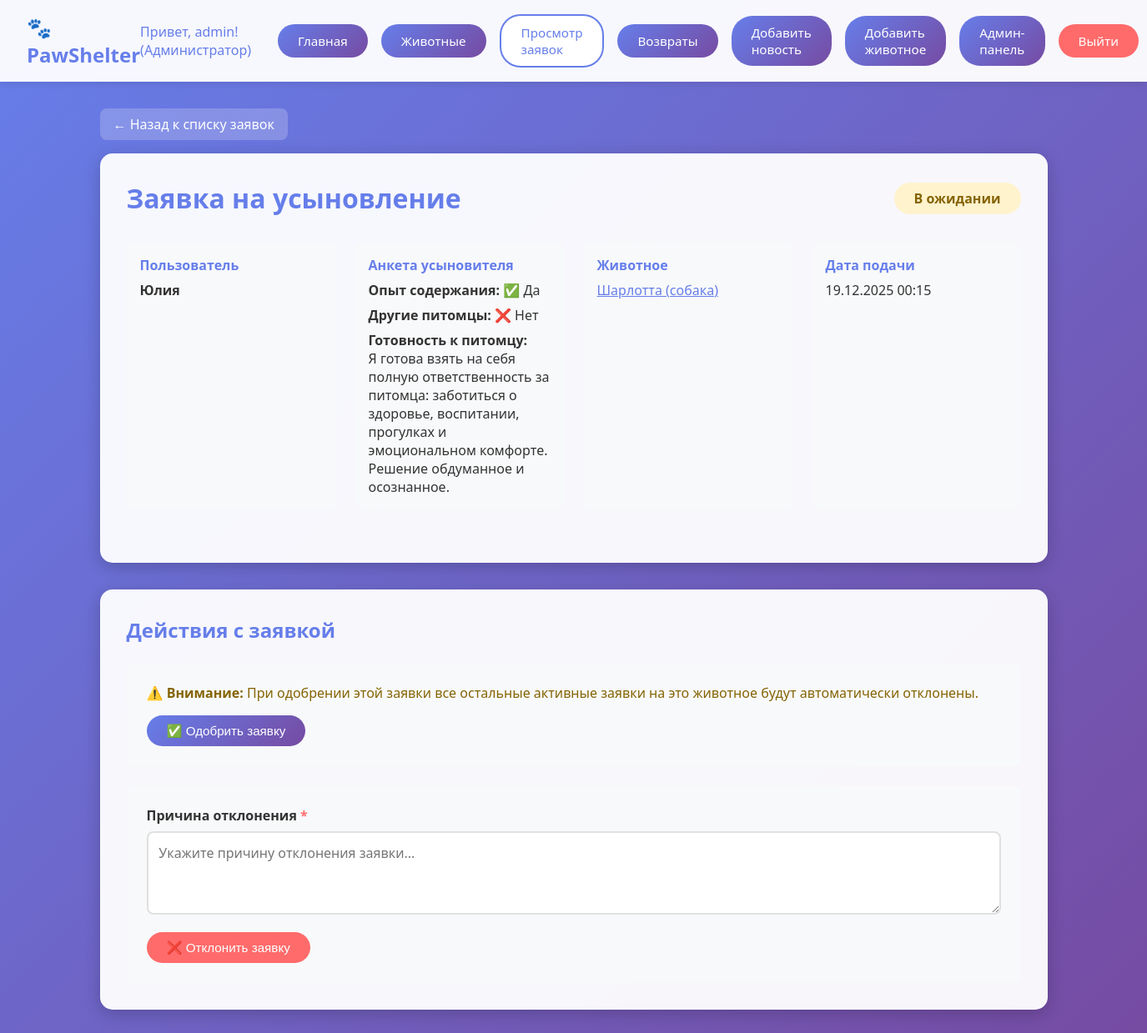
Screenshot of /adoptions/10/ (signed in) with the database file from the repository.
### users/models.py (models this page shows, shortened)
class CustomUser(AbstractUser):
    ROLE_CHOICES = [
        ('admin', 'Администратор'),
        ('volunteer', 'Волонтёр'),
        ('adopter', 'Усыновитель')
    ]
    role = models.CharField("Роль", max_length=20, choices=ROLE_CHOICES, default='adopter')
    has_experience = models.BooleanField("Есть опыт содержания животных", default=False)
    has_other_pets = models.BooleanField("Есть другие питомцы", default=False)
    ready_for_pet = models.CharField("Готовность к питомцу", max_length=255, blank=True, null=True)
    slug = models.SlugField("Ссылка (slug)", max_length=100, unique=True, blank=True)
    created_at = models.DateTimeField("Дата регистрации", auto_now_add=True)
    class Meta:
        verbose_name = "Пользователь"
        verbose_name_plural = "Пользователи"
        ordering = ['username']

### adoptions/models.py (models this page shows, shortened)
class Adoption(models.Model):
    STATUS_CHOICES = [
        ('pending', 'В ожидании'),
        ('approved', 'Одобрено'),
        ('rejected', 'Отклонено'),
        ('returned', 'Возвращено')
    ]
    user = models.ForeignKey(CustomUser, verbose_name="Пользователь", related_name='adoptions', on_delete=models.CASCADE)
    animal = models.ForeignKey(Animal, verbose_name="Животное", related_name='adoptions', on_delete=models.CASCADE)
    status = models.CharField("Статус", max_length=20, choices=STATUS_CHOICES, default='pending')
    submitted_at = models.DateTimeField("Дата подачи заявки", auto_now_add=True)
    rejection_reason = models.TextField("Причина отклонения", blank=False)  # обязательно
    class Meta:
        verbose_name = "Заявка на усыновление"
        verbose_name_plural = "Заявки на усыновление"
        unique_together = ('user', 'animal')

### animals/models.py (models this page shows, shortened)
class Animal(models.Model):
    STATUS_CHOICES = [
        ('in_shelter', 'В приюте'),
        ('adopted', 'Усыновлено')
    ]
    name = models.CharField("Имя", max_length=100)
    species = models.CharField("Вид", max_length=50)
    breed = models.CharField("Порода", max_length=100, blank=True, null=True)
    age_years = models.PositiveIntegerField("Возраст (годы)", default=0)
    age_months = models.PositiveIntegerField("Возраст (месяцы)", default=0)
    health_status = models.TextField("Состояние здоровья")
    description = models.TextField("Описание/характер", blank=True, null=True)
    status = models.CharField("Статус", max_length=20, choices=STATUS_CHOICES, default='in_shelter')
    created_at = models.DateTimeField("Дата добавления", auto_now_add=True)
    slug = models.SlugField("Ссылка (slug)", max_length=120, unique=True, blank=True)
    class Meta:
        verbose_name = "Животное"
        verbose_name_plural = "Животные"
        ordering = ['name']

### adoptions/views.py (the view, shortened to what this page needs)
# urls.py: path("adoptions/<int:pk>/", adoption_detail, name="adoption_detail"),
@login_required
def adoption_detail(request, pk):
    adoption = get_object_or_404(Adoption, pk=pk)
    if request.user.role not in ['admin', 'volunteer'] and adoption.user != request.user:
        messages.error(request, 'У вас нет доступа к этой заявке')
        return redirect('home')
    has_return = hasattr(adoption, 'return_record')
    return render(request, 'adoptions/detail.html', {
        'adoption': adoption,
        'is_admin': request.user.role == 'admin',
        'user': request.user,
        'has_return': has_return
    })

### adoptions/templates/adoptions/detail.html (shortened to what this page needs)
{% extends 'animals/base.html' %}
{% block content %}
<a href="{% url 'adoption_list' %}" class="back-link">← Назад к списку заявок</a>
<div class="adoption-detail">
    <div class="adoption-header">
        <h1 class="adoption-title">Заявка на усыновление</h1>
        <span class="status-badge status-{{ adoption.status }}">
            {{ adoption.get_status_display }}
        </span>
    </div>
    <div class="adoption-info">
        <div class="info-block">
            <div class="info-label">Пользователь</div>
            <div class="info-value">
                <strong>{{ adoption.user.username }}</strong><br>
            </div>
        </div>
        {% if adoption.user.role == 'adopter' %}
            <div class="info-block">
                <div class="info-label">Анкета усыновителя</div>
                <div class="info-value">
                    <div style="margin-bottom: 0.5rem;">
                        <strong>Опыт содержания:</strong>
                        {% if adoption.user.has_experience %}✅ Да{% else %}❌ Нет{% endif %}
                    </div>
                    <div style="margin-bottom: 0.5rem;">
                        <strong>Другие питомцы:</strong>
                        {% if adoption.user.has_other_pets %}✅ Да{% else %}❌ Нет{% endif %}
                    </div>
                    {% if adoption.user.ready_for_pet %}
                        <div>
                            <strong>Готовность к питомцу:</strong><br>
                            {{ adoption.user.ready_for_pet }}
                        </div>
                    {% endif %}
                </div>
            </div>
        {% endif %}
        <div class="info-block">
            <div class="info-label">Животное</div>
            <div class="info-value">
                <a href="{% url 'animal_detail' adoption.animal.slug %}" style="color: #667eea;">
                    {{ adoption.animal.name }} ({{ adoption.animal.species }})
                </a>
            </div>
        </div>
        <div class="info-block">
            <div class="info-label">Дата подачи</div>
            <div class="info-value">{{ adoption.submitted_at|date:"d.m.Y H:i" }}</div>
        </div>
    </div>
</div>
{% if user.role == 'admin' %}
    <div class="actions-section">
        <h2 style="color: #667eea; margin-bottom: 1rem;">Действия с заявкой</h2>
        {% if adoption.status == 'pending' %}
            <form method="post" class="action-form">
                <p style="color: #856404; margin-bottom: 1rem;">
                    <strong>⚠️ Внимание:</strong> При одобрении этой заявки все остальные активные заявки на это животное будут автоматически отклонены.
                </p>
                <button type="submit" class="btn btn-primary">✅ Одобрить заявку</button>
            </form>
            <form method="post" class="action-form">
                <div class="form-group">
                    <label for="rejection_reason">Причина отклонения <span style="color: #ff6b6b;">*</span></label>
                    <textarea id="rejection_reason" name="rejection_reason" required placeholder="Укажите причину отклонения заявки..."></textarea>
                </div>
                <div class="form-actions">
                    <button type="submit" class="btn btn-danger">❌ Отклонить заявку</button>
                </div>
            </form>
        {% endif %}
    </div>
{% endif %}
{% endblock %}

### animals/templates/animals/base.html (shortened to what this page needs)
<!DOCTYPE html>
<html lang="ru">
<head>
</head>
<body>
    <nav class="navbar">
        <h1>🐾 PawShelter</h1>
        <div class="nav-buttons">
            {% if user.is_authenticated %}
                {% with current_url=request.resolver_match.url_name %}
                <span class="user-info">Привет, {{ user.username }}! ({{ user.get_role_display }})</span>
                <a href="{% url 'home' %}" class="btn {% if current_url == 'home' %}btn-active{% else %}btn-primary{% endif %}">Главная</a>
                <a href="{% url 'animal_list' %}" class="btn {% if current_url == 'animal_list' or current_url == 'animal_detail' or current_url == 'edit_animal' %}btn-active{% else %}btn-primary{% endif %}">Животные</a>
                <a href="{% url 'adoption_list' %}" class="btn {% if current_url == 'adoption_list' or current_url == 'adoption_detail' %}btn-active{% else %}btn-primary{% endif %}">
                    {% if user.role == 'admin' or user.role == 'volunteer' %}Просмотр заявок{% else %}Мои заявки{% endif %}
                </a>
                <a href="{% url 'return_list' %}" class="btn {% if current_url == 'return_list' %}btn-active{% else %}btn-primary{% endif %}">
                    {% if user.role == 'admin' or user.role == 'volunteer' %}Возвраты{% else %}Мои возвраты{% endif %}
                </a>
                {% if user.role == 'admin' or user.role == 'volunteer' %}
                    <a href="{% url 'create_activity' %}" class="btn {% if current_url == 'create_activity' or current_url == 'edit_activity' %}btn-active{% else %}btn-primary{% endif %}">Добавить новость</a>
                    <a href="{% url 'create_animal' %}" class="btn {% if current_url == 'create_animal' or current_url == 'edit_animal' %}btn-active{% else %}btn-primary{% endif %}">Добавить животное</a>
                {% endif %}
                {% if user.role == 'admin' %}
                    <a href="/admin/" class="btn btn-primary" target="_blank">Админ-панель</a>
                {% endif %}
                <a href="{% url 'logout' %}" class="btn btn-danger">Выйти</a>
                {% endwith %}
            {% endif %}
        </div>
    </nav>
    <div class="container">
        {% block content %}{% endblock %}
    </div>
</body>
</html>

### animals/templates/animals/base.html (style rules this page uses)
* { margin: 0; padding: 0; box-sizing: border-box; }
body { font-family: 'Segoe UI', Tahoma, Geneva, Verdana, sans-serif; background: linear-gradient(135deg, #667eea 0%, #764ba2 100%); min-height: 100vh; color: #333; }
.navbar { background: rgba(255, 255, 255, 0.95); padding: 1rem 2rem; box-shadow: 0 2px 10px rgba(0,0,0,0.1); display: flex; justify-content: space-between; align-items: center; position: sticky; top: 0; z-index: 1000; }
.navbar h1 { color: #667eea; font-size: 1.5rem; }
.nav-buttons { display: flex; gap: 1rem; align-items: center; }
.btn { padding: 0.6rem 1.5rem; border: none; border-radius: 25px; cursor: pointer; text-decoration: none; display: inline-block; font-size: 0.95rem; transition: all 0.3s; font-weight: 500; }
.btn-primary { background: linear-gradient(135deg, #667eea 0%, #764ba2 100%); color: white; }
.btn-active { background: white; color: #667eea; border: 2px solid #667eea; }
.btn-danger { background: #ff6b6b; color: white; }
.container { max-width: 1200px; margin: 0 auto; padding: 2rem; }
.user-info { color: #667eea; margin-right: 1rem; }

### adoptions/templates/adoptions/detail.html (style rules this page uses)
.adoption-detail { background: rgba(255, 255, 255, 0.95); border-radius: 15px; padding: 2rem; box-shadow: 0 5px 20px rgba(0,0,0,0.2); margin-bottom: 2rem; }
.adoption-header { display: flex; justify-content: space-between; align-items: center; margin-bottom: 2rem; flex-wrap: wrap; gap: 1rem; }
.adoption-title { font-size: 2rem; color: #667eea; }
.status-badge { padding: 0.5rem 1.5rem; border-radius: 25px; font-size: 1rem; font-weight: bold; }
.status-pending { background: #fff3cd; color: #856404; }
.adoption-info { display: grid; grid-template-columns: repeat(auto-fit, minmax(250px, 1fr)); gap: 1.5rem; margin-bottom: 2rem; }
.info-block { padding: 1rem; background: #f8f9fa; border-radius: 8px; }
.info-label { font-weight: bold; color: #667eea; margin-bottom: 0.5rem; }
.info-value { color: #333; }
.actions-section { background: rgba(255, 255, 255, 0.95); border-radius: 15px; padding: 2rem; box-shadow: 0 5px 20px rgba(0,0,0,0.2); }
.action-form { margin-top: 1.5rem; padding: 1.5rem; background: #f8f9fa; border-radius: 8px; }
.form-group { margin-bottom: 1rem; }
.form-group label { display: block; margin-bottom: 0.5rem; font-weight: bold; color: #333; }
.form-group textarea { width: 100%; padding: 0.8rem; border: 2px solid #e0e0e0; border-radius: 8px; font-size: 1rem; font-family: inherit; min-height: 100px; resize: vertical; }
.form-actions { display: flex; gap: 1rem; margin-top: 1rem; flex-wrap: wrap; }
.back-link { display: inline-block; margin-bottom: 1rem; color: white; text-decoration: none; padding: 0.5rem 1rem; background: rgba(255, 255, 255, 0.2); border-radius: 8px; transition: background 0.3s; }

### rows the page displays
CustomUser: username "admin", role "Администратор"
Adoption: status "В ожидании", user.username "Юлия", user.ready_for_pet "Я готова взять на себя полную ответственность за питомца: заботиться о здоровье, воспитании, прогулках и эмоциональном комфорте. Решение обдуманное и осознанное.", animal.name "Шарлотта", animal.species "собака", submitted_at "19.12.2025 00:15"
